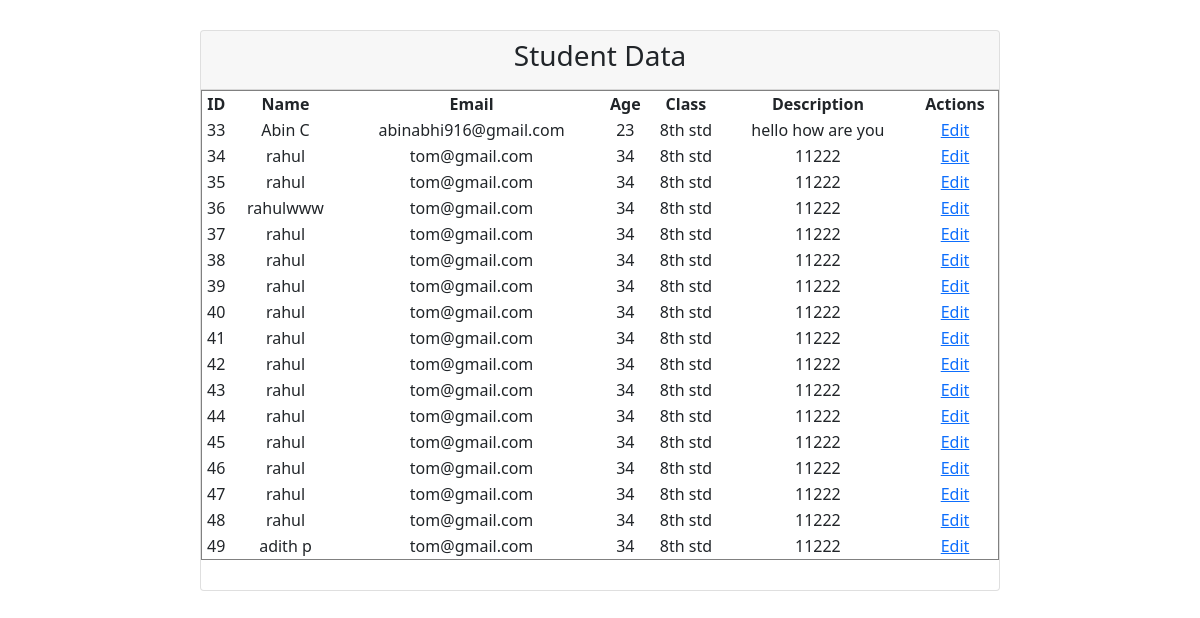
Page /list/ on the committed database.
### stud_app/models.py (models this page shows)
class Student(models.Model):
    options = [
    ('1st std', '1st std'),
    ('2nd std', '2nd std'),
    ('3rd std', '3rd std'),
    ('4th std', '4th std'),
    ('5th std', '5th std'),
    ('6th std', '6th std'),
    ('7th std', '7th std'),
    ('8th std', '8th std'),
    ('9th std', '9th std'),
    ('10th std', '10th std'),
    ('11th std', '11th std'),
    ('12th std', '12th std'),
    ]
    name = models.CharField(
        max_length=50,
        blank=True,
        null=True,
    )
    email = models.EmailField(
        max_length=100,
        blank=True,
        null=True,
        validators=[gmail_validation],
    )
    age = models.IntegerField(
        blank=False,
        null=True,
    )
    Class = models.CharField(
        max_length = 20,
        choices = options,
        default = '1'
        )
    description = models.TextField(
    )

### stud_app/views.py (the view)
# urls.py: path('list/', views.StudentListView.as_view(), name="details_list"),
class StudentListView(ListView):
    template_name = "studentlist.html"
    context_object_name = "datas"
    queryset = Student.objects.all()

### stud_app/templates/studentlist.html (shortened to what this page needs)
<!DOCTYPE html>
<html>
    <head>
        <link rel="stylesheet" href="">
        <link href="https://cdn.jsdelivr.net/npm/bootstrap@5.1.3/dist/css/bootstrap.min.css" rel="stylesheet">
    </head>
    <body>
        <div class="card text-center col-8" style="margin:30px auto; padding-bottom:30px">
            <div class="card-header">
              <h3 >Student Data</h3>
            </div>
            <table border="1">
                <thead>
                    <tr>
                        <th>ID</th>
                        <th>Name</th>
                        <th>Email</th>
                        <th>Age</th>
                        <th>Class</th>
                        <th>Description</th>
                        <th>Actions</th>
                    </tr>
                </thead>
                <tbody>
                    {% for stu in datas %}
                    <tr>
                        <td>{{ stu.id }}</td>
                        <td>{{ stu.name }}</td>
                        <td>{{ stu.email }}</td>
                        <td>{{ stu.age }}</td>
                        <td>{{ stu.Class }}</td>
                        <td>{{ stu.description }}</td>
                        <td><a href="{% url 'update_student' id=stu.id %}">Edit</a></td>
                    </tr>
                    {% endfor %}
                </tbody>
            </table>
    </body>
</html>

### rows in the picture
Student: id "33", name "Abin C", email "abinabhi916@gmail.com", age "23", Class "8th std", description "hello how are you"
Student: id "34", name "rahul", email "tom@gmail.com", age "34", Class "8th std", description "11222"
Student: id "35", name "rahul", email "tom@gmail.com", age "34", Class "8th std", description "11222"
Student: id "36", name "rahulwww", email "tom@gmail.com", age "34", Class "8th std", description "11222"
Student: id "37", name "rahul", email "tom@gmail.com", age "34", Class "8th std", description "11222"
Student: id "38", name "rahul", email "tom@gmail.com", age "34", Class "8th std", description "11222"
Student: id "39", name "rahul", email "tom@gmail.com", age "34", Class "8th std", description "11222"
Student: id "40", name "rahul", email "tom@gmail.com", age "34", Class "8th std", description "11222"
Student: id "41", name "rahul", email "tom@gmail.com", age "34", Class "8th std", description "11222"
Student: id "42", name "rahul", email "tom@gmail.com", age "34", Class "8th std", description "11222"
Student: id "43", name "rahul", email "tom@gmail.com", age "34", Class "8th std", description "11222"
Student: id "44", name "rahul", email "tom@gmail.com", age "34", Class "8th std", description "11222"
Student: id "45", name "rahul", email "tom@gmail.com", age "34", Class "8th std", description "11222"
Student: id "46", name "rahul", email "tom@gmail.com", age "34", Class "8th std", description "11222"
Student: id "47", name "rahul", email "tom@gmail.com", age "34", Class "8th std", description "11222"
Student: id "48", name "rahul", email "tom@gmail.com", age "34", Class "8th std", description "11222"
Student: id "49", name "adith p", email "tom@gmail.com", age "34", Class "8th std", description "11222"
